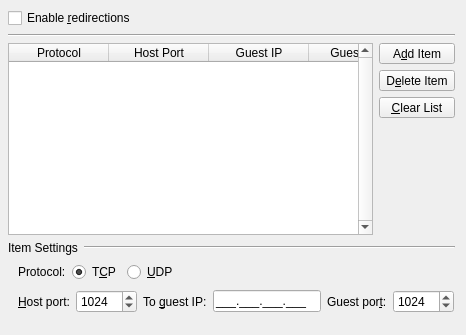
              <widget class="QWidget" name="Tab_Network_Settings">
               <attribute name="icon">
                <iconset resource="../resources/icons.qrc">
                 <normaloff>:/preferences-system-network-sharing.png</normaloff>:/preferences-system-network-sharing.png</iconset>
               </attribute>
               <attribute name="title">
                <string>Redirections</string>
               </attribute>
               <layout class="QGridLayout" name="gridLayout_16">
                <property name="leftMargin">
                 <number>8</number>
                </property>
                <property name="topMargin">
                 <number>8</number>
                </property>
                <item row="6" column="0" colspan="2">
                 <widget class="QWidget" name="Redirection_Widget" native="true">
                  <property name="sizePolicy">
                   <sizepolicy hsizetype="Minimum" vsizetype="Maximum">
                    <horstretch>0</horstretch>
                    <verstretch>0</verstretch>
                   </sizepolicy>
                  </property>
                  <layout class="QGridLayout" name="gridLayout_10">
                   <property name="leftMargin">
                    <number>0</number>
                   </property>
                   <property name="topMargin">
                    <number>0</number>
                   </property>
                   <property name="rightMargin">
                    <number>0</number>
                   </property>
                   <property name="bottomMargin">
                    <number>0</number>
                   </property>
                   <item row="0" column="0" colspan="2">
                    <layout class="QHBoxLayout">
                     <property name="spacing">
                      <number>6</number>
                     </property>
                     <property name="leftMargin">
                      <number>0</number>
                     </property>
                     <property name="topMargin">
                      <number>0</number>
                     </property>
                     <property name="rightMargin">
                      <number>0</number>
                     </property>
                     <property name="bottomMargin">
                      <number>0</number>
                     </property>
                     <item>
                      <widget class="QLabel" name="Label_Redirect_Settings">
                       <property name="sizePolicy">
                        <sizepolicy hsizetype="Maximum" vsizetype="Preferred">
                         <horstretch>0</horstretch>
                         <verstretch>0</verstretch>
                        </sizepolicy>
                       </property>
                       <property name="text">
                        <string>Item Settings</string>
                       </property>
                      </widget>
                     </item>
                     <item>
                      <widget class="Line" name="line_redir_1">
                       <property name="orientation">
                        <enum>Qt::Horizontal</enum>
                       </property>
                      </widget>
                     </item>
                    </layout>
                   </item>
                   <item row="1" column="0" colspan="2">
                    <widget class="QWidget" name="Widget_Redirection_Protocol_Host" native="true">
                     <layout class="QHBoxLayout" name="Widget_Redirection_Protocol">
                      <property name="spacing">
                       <number>6</number>
                      </property>
                      <property name="leftMargin">
                       <number>10</number>
                      </property>
                      <property name="topMargin">
                       <number>1</number>
                      </property>
                      <property name="rightMargin">
                       <number>1</number>
                      </property>
                      <property name="bottomMargin">
                       <number>1</number>
                      </property>
                      <item>
                       <widget class="QLabel" name="Label_Protocol">
                        <property name="text">
                         <string>Protocol:</string>
                        </property>
                       </widget>
                      </item>
                      <item>
                       <widget class="QRadioButton" name="RB_TCP">
                        <property name="text">
                         <string>T&amp;CP</string>
                        </property>
                        <property name="checked">
                         <bool>true</bool>
                        </property>
                       </widget>
                      </item>
                      <item>
                       <widget class="QRadioButton" name="RB_UDP">
                        <property name="text">
                         <string>&amp;UDP</string>
                        </property>
                       </widget>
                      </item>
                      <item>
                       <spacer>
                        <property name="orientation">
                         <enum>Qt::Horizontal</enum>
                        </property>
                        <property name="sizeHint" stdset="0">
                         <size>
                          <width>271</width>
                          <height>20</height>
                         </size>
                        </property>
                       </spacer>
                      </item>
                     </layout>
                    </widget>
                   </item>
                   <item row="2" column="0" colspan="2">
                    <widget class="QWidget" name="Widget_Redirection_Net_Host" native="true">
                     <layout class="QHBoxLayout" name="Widget_Redirection_Net">
                      <property name="spacing">
                       <number>6</number>
                      </property>
                      <property name="leftMargin">
                       <number>10</number>
                      </property>
                      <property name="topMargin">
                       <number>1</number>
                      </property>
                      <property name="rightMargin">
                       <number>1</number>
                      </property>
                      <property name="bottomMargin">
                       <number>1</number>
                      </property>
                      <item>
                       <widget class="QLabel" name="Label_Port1">
                        <property name="text">
                         <string>&amp;Host port:</string>
                        </property>
                        <property name="buddy">
                         <cstring>SB_Redir_Port</cstring>
                        </property>
                       </widget>
                      </item>
                      <item alignment="Qt::AlignLeft">
                       <widget class="QSpinBox" name="SB_Redir_Port">
                        <property name="minimum">
                         <number>1</number>
                        </property>
                        <property name="maximum">
                         <number>65535</number>
                        </property>
                        <property name="value">
                         <number>1024</number>
                        </property>
                       </widget>
                      </item>
                      <item alignment="Qt::AlignRight">
                       <widget class="QLabel" name="Label_To_Guest_IP">
                        <property name="text">
                         <string>To &amp;guest IP:</string>
                        </property>
                        <property name="buddy">
                         <cstring>Edit_Guest_IP</cstring>
                        </property>
                       </widget>
                      </item>
                      <item alignment="Qt::AlignLeft">
                       <widget class="QLineEdit" name="Edit_Guest_IP">
                        <property name="sizePolicy">
                         <sizepolicy hsizetype="Minimum" vsizetype="Fixed">
                          <horstretch>0</horstretch>
                          <verstretch>0</verstretch>
                         </sizepolicy>
                        </property>
                        <property name="inputMask">
                         <string>000.000.000.000;_</string>
                        </property>
                        <property name="maxLength">
                         <number>15</number>
                        </property>
                       </widget>
                      </item>
                      <item alignment="Qt::AlignRight">
                       <widget class="QLabel" name="Label_Port2">
                        <property name="text">
                         <string>Guest por&amp;t:</string>
                        </property>
                        <property name="buddy">
                         <cstring>SB_Guest_Port</cstring>
                        </property>
                       </widget>
                      </item>
                      <item alignment="Qt::AlignLeft">
                       <widget class="QSpinBox" name="SB_Guest_Port">
                        <property name="minimum">
                         <number>1</number>
                        </property>
                        <property name="maximum">
                         <number>65535</number>
                        </property>
                        <property name="value">
                         <number>1024</number>
                        </property>
                       </widget>
                      </item>
                     </layout>
                    </widget>
                   </item>
                  </layout>
                 </widget>
                </item>
                <item row="7" column="0">
                 <spacer name="verticalSpacer_17">
                  <property name="orientation">
                   <enum>Qt::Vertical</enum>
                  </property>
                  <property name="sizeType">
                   <enum>QSizePolicy::Minimum</enum>
                  </property>
                  <property name="sizeHint" stdset="0">
                   <size>
                    <width>50</width>
                    <height>10</height>
                   </size>
                  </property>
                 </spacer>
                </item>
                <item row="5" column="0">
                 <widget class="QTableWidget" name="Redirections_List">
                  <property name="sizePolicy">
                   <sizepolicy hsizetype="Expanding" vsizetype="Expanding">
                    <horstretch>0</horstretch>
                    <verstretch>0</verstretch>
                   </sizepolicy>
                  </property>
                  <property name="minimumSize">
                   <size>
                    <width>0</width>
                    <height>0</height>
                   </size>
                  </property>
                  <property name="verticalScrollBarPolicy">
                   <enum>Qt::ScrollBarAlwaysOn</enum>
                  </property>
                  <property name="horizontalScrollBarPolicy">
                   <enum>Qt::ScrollBarAlwaysOff</enum>
                  </property>
                  <property name="sizeAdjustPolicy">
                   <enum>QAbstractScrollArea::AdjustIgnored</enum>
                  </property>
                  <property name="editTriggers">
                   <set>QAbstractItemView::NoEditTriggers</set>
                  </property>
                  <property name="selectionMode">
                   <enum>QAbstractItemView::SingleSelection</enum>
                  </property>
                  <property name="selectionBehavior">
                   <enum>QAbstractItemView::SelectRows</enum>
                  </property>
                  <property name="verticalScrollMode">
                   <enum>QAbstractItemView::ScrollPerPixel</enum>
                  </property>
                  <column>
                   <property name="text">
                    <string>Protocol</string>
                   </property>
                   <property name="font">
                    <font>
                     <pointsize>9</pointsize>
                    </font>
                   </property>
                  </column>
                  <column>
                   <property name="text">
                    <string>Host Port</string>
                   </property>
                   <property name="font">
                    <font>
                     <pointsize>9</pointsize>
                    </font>
                   </property>
                  </column>
                  <column>
                   <property name="text">
                    <string>Guest IP</string>
                   </property>
                   <property name="font">
                    <font>
                     <pointsize>9</pointsize>
                    </font>
                   </property>
                  </column>
                  <column>
                   <property name="text">
                    <string>Guest Port</string>
                   </property>
                   <property name="font">
                    <font>
                     <pointsize>9</pointsize>
                    </font>
                   </property>
                  </column>
                 </widget>
                </item>
                <item row="0" column="0" colspan="2">
                 <widget class="QCheckBox" name="CH_Redirections">
                  <property name="sizePolicy">
                   <sizepolicy hsizetype="Preferred" vsizetype="Preferred">
                    <horstretch>0</horstretch>
                    <verstretch>0</verstretch>
                   </sizepolicy>
                  </property>
                  <property name="text">
                   <string>Enable &amp;redirections</string>
                  </property>
                 </widget>
                </item>
                <item row="5" column="1">
                 <widget class="QWidget" name="Widget_Redirection_Buttons" native="true">
                  <layout class="QVBoxLayout" name="verticalLayout_6">
                   <property name="leftMargin">
                    <number>0</number>
                   </property>
                   <property name="topMargin">
                    <number>0</number>
                   </property>
                   <property name="rightMargin">
                    <number>0</number>
                   </property>
                   <property name="bottomMargin">
                    <number>0</number>
                   </property>
                   <item>
                    <widget class="QToolButton" name="Button_Add_Redirections">
                     <property name="sizePolicy">
                      <sizepolicy hsizetype="Minimum" vsizetype="Fixed">
                       <horstretch>0</horstretch>
                       <verstretch>0</verstretch>
                      </sizepolicy>
                     </property>
                     <property name="text">
                      <string>A&amp;dd Item</string>
                     </property>
                     <property name="icon">
                      <iconset resource="../resources/icons.qrc">
                       <normaloff>:/add.png</normaloff>:/add.png</iconset>
                     </property>
                     <property name="toolButtonStyle">
                      <enum>Qt::ToolButtonTextUnderIcon</enum>
                     </property>
                    </widget>
                   </item>
                   <item>
                    <widget class="QToolButton" name="Button_Delete_Redirections">
                     <property name="sizePolicy">
                      <sizepolicy hsizetype="Minimum" vsizetype="Fixed">
                       <horstretch>0</horstretch>
                       <verstretch>0</verstretch>
                      </sizepolicy>
                     </property>
                     <property name="text">
                      <string>D&amp;elete Item</string>
                     </property>
                     <property name="icon">
                      <iconset resource="../resources/icons.qrc">
                       <normaloff>:/remove.png</normaloff>:/remove.png</iconset>
                     </property>
                     <property name="toolButtonStyle">
                      <enum>Qt::ToolButtonTextUnderIcon</enum>
                     </property>
                    </widget>
                   </item>
                   <item>
                    <widget class="QToolButton" name="Button_Clear_Redirections">
                     <property name="sizePolicy">
                      <sizepolicy hsizetype="Minimum" vsizetype="Fixed">
                       <horstretch>0</horstretch>
                       <verstretch>0</verstretch>
                      </sizepolicy>
                     </property>
                     <property name="text">
                      <string>&amp;Clear List</string>
                     </property>
                     <property name="icon">
                      <iconset resource="../resources/icons.qrc">
                       <normaloff>:/error.png</normaloff>:/error.png</iconset>
                     </property>
                     <property name="toolButtonStyle">
                      <enum>Qt::ToolButtonTextUnderIcon</enum>
                     </property>
                    </widget>
                   </item>
                   <item>
                    <spacer name="verticalSpacer_16">
                     <property name="orientation">
                      <enum>Qt::Vertical</enum>
                     </property>
                     <property name="sizeType">
                      <enum>QSizePolicy::Expanding</enum>
                     </property>
                     <property name="sizeHint" stdset="0">
                      <size>
                       <width>20</width>
                       <height>61</height>
                      </size>
                     </property>
                    </spacer>
                   </item>
                  </layout>
                 </widget>
                </item>
                <item row="2" column="0" colspan="2">
                 <widget class="Line" name="line_11">
                  <property name="sizePolicy">
                   <sizepolicy hsizetype="Minimum" vsizetype="Fixed">
                    <horstretch>0</horstretch>
                    <verstretch>0</verstretch>
                   </sizepolicy>
                  </property>
                  <property name="orientation">
                   <enum>Qt::Horizontal</enum>
                  </property>
                 </widget>
                </item>
               </layout>
              </widget>
